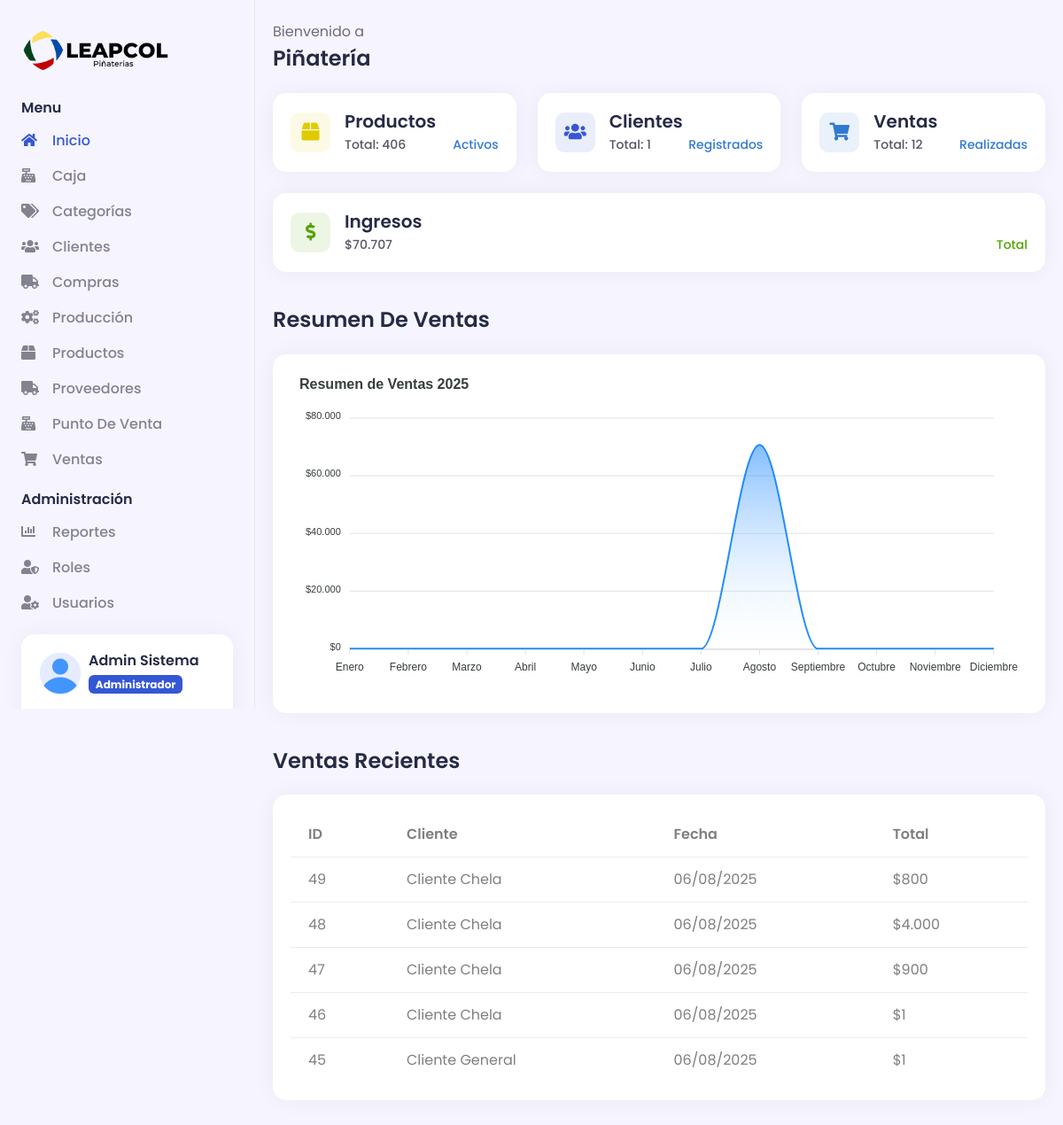
The app's page /dashboard (signed in) with its own data.
### tables this page shows
CREATE TABLE `modulos` (
  `id` int(11) NOT NULL,
  `nombre` varchar(50) NOT NULL,
  `descripcion` varchar(100) DEFAULT NULL,
  `icono` varchar(50) DEFAULT NULL,
  `url` varchar(100) NOT NULL,
  `estado` tinyint(1) NOT NULL DEFAULT 1
);

CREATE TABLE `ventas` (
  `id` int(11) NOT NULL,
  `cliente_id` int(11) DEFAULT NULL,
  `fecha_venta` datetime NOT NULL,
  `subtotal` decimal(10,2) NOT NULL DEFAULT 0.00,
  `impuestos` decimal(10,2) NOT NULL DEFAULT 0.00,
  `descuentos` decimal(10,2) NOT NULL DEFAULT 0.00,
  `total` decimal(10,2) NOT NULL DEFAULT 0.00,
  `pago_con` decimal(10,2) DEFAULT NULL,
  `cambio` decimal(10,2) DEFAULT NULL,
  `costo_total` decimal(10,2) NOT NULL DEFAULT 0.00,
  `ganancia` decimal(10,2) NOT NULL DEFAULT 0.00,
  `metodo_pago` tinyint(1) NOT NULL DEFAULT 1,
  `estado` tinyint(1) NOT NULL DEFAULT 1 COMMENT '1=Completada, 0=Anulada',
  `observaciones` text DEFAULT NULL,
  `usuario_id` int(11) NOT NULL,
  `fecha_creacion` datetime NOT NULL DEFAULT current_timestamp()
);

### Helpers/Helpers.php (called while the page is built, shortened)
<?php
function headerAdmin($data = "")
{
    $view_header = "Views/Template/header.php";
    require_once($view_header);
}
function getUserModules()
{
    require_once "Libraries/Core/Mysql.php";
    $mysql = new Mysql();
    if ($_SESSION['userData']['idrol'] == 1) {
        $sql = "SELECT * FROM modulos WHERE estado = 1 ORDER BY nombre ASC";
        return $mysql->select_all($sql);
    }
    $sql = "SELECT m.* FROM modulos m
            INNER JOIN permisos p ON m.id = p.modulo_id
            WHERE p.rol_id = ? AND m.estado = 1
            ORDER BY m.nombre ASC";
    return $mysql->select_all($sql, [$_SESSION['userData']['idrol']]);
}

### Libraries/Core/Views.php (called while the page is built)
<?php
class Views
{
    public function getView($controller, $view, $data = "")
    {
        $controller = get_class($controller);
        if ($controller == "Home") {
            $view = "Views/" . $view . ".php";
        } else {
            $view = "Views/" . $controller . "/" . $view . ".php";
        }
        require_once $view;
    }
}

### Controllers/Dashboard.php (called while the page is built, shortened)
<?php
require_once "Libraries/Core/Conexion.php";
require_once "Libraries/Core/Mysql.php";
require_once "Libraries/Core/Views.php";
class Dashboard extends AuthController
{
    public function __construct()
    {
        $this->model = new DashboardModel();
    }
    public function index()
    {
        $data['page_tag'] = "Dashboard - " . NOMBRE_EMPRESA;
        $data['page_title'] = "Dashboard";
        $data['page_name'] = "dashboard";
        $data['totalProductos'] = $this->model->getTotalProductos();
        $data['totalClientes'] = $this->model->getTotalClientes();
        $data['totalVentas'] = $this->model->getTotalVentas();
        $data['totalIngresos'] = $this->model->getTotalIngresos();
        $data['ventasRecientes'] = $this->model->getVentasRecientes();
        $data['ventasPorMes'] = $this->model->getVentasPorMes();
        $this->views->getView($this, "dashboard", $data);
    }
}

### index.php (called while the page is built, shortened)
<?php
    require_once "Helpers/Helpers.php";
    $app = new Load();

### Libraries/Core/Conexion.php (called while the page is built)
<?php
class Conexion
{
    private $conect;
    public function __construct()
    {
        $connectionString = "mysql:host=" . DB_HOST . ";dbname=" . DB_NAME . ";charset=" . DB_CHARSET;
        try {
            $this->conect = new PDO($connectionString, DB_USER, DB_PASSWORD);
            $this->conect->setAttribute(PDO::ATTR_ERRMODE, PDO::ERRMODE_EXCEPTION);
        } catch (PDOException $e) {
            error_log("Error de conexión a la base de datos: " . $e->getMessage());
            throw new Exception("Error de conexión a la base de datos. Por favor, contacte al administrador.");
        }
    }
    public function conect()
    {
        return $this->conect;
    }
}

### Libraries/Core/Mysql.php (called while the page is built, shortened)
<?php
class Mysql extends Conexion
{
    private $conexion;
    public function __construct()
    {
        $this->conexion = new Conexion();
        $this->conexion = $this->conexion->conect();
    }
    public function select_all(string $query, array $arrValues = [])
    {
        try {
            $this->strquery = $query;
            $this->arrValues = $arrValues;
            $result = $this->conexion->prepare($this->strquery);
            $result->execute($this->arrValues);
            $data = $result->fetchall(PDO::FETCH_ASSOC);
            return $data;
        } catch (PDOException $e) {
            error_log("Error en select_all: " . $e->getMessage());
            return [];
        }
    }
}

### Models/DashboardModel.php (called while the page is built, shortened)
<?php
class DashboardModel extends Mysql
{
    public function getVentasRecientes()
    {
        $sql = "SELECT v.id,
                       COALESCE(CONCAT(c.nombre, ' ', c.apellido), 'Cliente General') as cliente,
                       v.fecha_venta,
                       v.total
                FROM ventas v
                LEFT JOIN clientes c ON v.cliente_id = c.id
                WHERE v.estado = 1
                ORDER BY v.fecha_venta DESC
                LIMIT 5";
        return $this->select_all($sql);
    }
}

### Views/Dashboard/dashboard.php (the view, shortened to what this page needs)
<?php
    headerAdmin($data);
?>
<div class="d2c_main px-0 px-md-2 py-4">
    <div class="container-fluid">
        <p class="mb-1">Bienvenido a</p>
        <h4 class="mb-4 text-capitalize"><?= NOMBRE_EMPRESA ?></h4>
        <div class="row">
            <div class="col mb-4">
                <div class="card d2c_currency_card_wrapper animate__animated animate__fadeInUp">
                    <div class="card-body d-flex align-items-center">
                        <div>
                            <div class="d2c_coin_icon_wrapper bg-warning text-warning bg-opacity-10 d-flex align-items-center justify-content-center me-3">
                                <i class="fas fa-box"></i>
                            </div>
                        </div>
                        <div class="w-100">
                            <h5 class="mb-1">Productos</h5>
                            <div class="d-flex justify-content-between">
                                <p class="mb-0">Total: <?= $data['totalProductos'] ?></p>
                                <p class="mb-0 text-info">Activos</p>
                            </div>
                        </div>
                    </div>
                </div>
            </div>
            <div class="col mb-4">
                <div class="card d2c_currency_card_wrapper animate__animated animate__fadeInUp">
                    <div class="card-body d-flex align-items-center">
                        <div>
                            <div class="d2c_coin_icon_wrapper bg-primary text-primary bg-opacity-10 d-flex align-items-center justify-content-center me-3">
                                <i class="fas fa-users"></i>
                            </div>
                        </div>
                        <div class="w-100">
                            <h5 class="mb-1">Clientes</h5>
                            <div class="d-flex justify-content-between">
                                <p class="mb-0">Total: <?= $data['totalClientes'] ?></p>
                                <p class="mb-0 text-info">Registrados</p>
                            </div>
                        </div>
                    </div>
                </div>
            </div>
            <div class="col mb-4">
                <div class="card d2c_currency_card_wrapper animate__animated animate__fadeInUp">
                    <div class="card-body d-flex align-items-center">
                        <div>
                            <div class="d2c_coin_icon_wrapper bg-info text-info bg-opacity-10 d-flex align-items-center justify-content-center me-3">
                                <i class="fas fa-shopping-cart"></i>
                            </div>
                        </div>
                        <div class="w-100">
                            <h5 class="mb-1">Ventas</h5>
                            <div class="d-flex justify-content-between">
                                <p class="mb-0">Total: <?= $data['totalVentas'] ?></p>
                                <p class="mb-0 text-info">Realizadas</p>
                            </div>
                        </div>
                    </div>
                </div>
            </div>
            <div class="col mb-4">
                <div class="card d2c_currency_card_wrapper animate__animated animate__fadeInUp">
                    <div class="card-body d-flex align-items-center">
                        <div>
                            <div class="d2c_coin_icon_wrapper bg-success text-success bg-opacity-10 d-flex align-items-center justify-content-center me-3">
                                <i class="fas fa-dollar-sign"></i>
                            </div>
                        </div>
                        <div class="w-100">
                            <h5 class="mb-1">Ingresos</h5>
                            <div class="d-flex justify-content-between">
                                <p class="mb-0">$<?= number_format($data['totalIngresos'], 0, ',', '.') ?></p>
                                <p class="mb-0 text-success">Total</p>
                            </div>
                        </div>
                    </div>
                </div>
            </div>
        </div>
        <div class="row">
            <div class="col-xxl-7 mb-4">
                <h4 class="mb-4 text-capitalize mt-3">Resumen de Ventas</h4>
                <div class="card">
                    <div class="card-body">
                        <div id="d2c_dashboard_lineChart"></div>
                    </div>
                </div>
            </div>
            <div class="col-xxl-5 mb-4">
                <h4 class="mb-4 text-capitalize mt-3">Ventas Recientes</h4>
                <div class="card">
                    <div class="card-body">
                        <div class="table-responsive">
                            <table class="table mb-0">
                                <thead>
                                    <tr>
                                        <th>ID</th>
                                        <th>Cliente</th>
                                        <th>Fecha</th>
                                        <th>Total</th>
                                    </tr>
                                </thead>
                                <tbody>
                                    <?php if(!empty($data['ventasRecientes'])): ?>
                                        <?php foreach($data['ventasRecientes'] as $venta): ?>
                                        <tr>
                                            <td><?= $venta['id'] ?></td>
                                            <td><?= $venta['cliente'] ?></td>
                                            <td><?= date('d/m/Y', strtotime($venta['fecha_venta'])) ?></td>
                                            <td>$<?= number_format($venta['total'], 0, ',', '.') ?></td>
                                        </tr>
                                        <?php endforeach; ?>
                                    <?php else: ?>
                                        <tr>
                                            <td colspan="4" class="text-center">No hay ventas registradas</td>
                                        </tr>
                                    <?php endif; ?>
                                </tbody>
                            </table>
                        </div>
                    </div>
                </div>
            </div>
        </div>
    </div>
</div>

### Views/Template/navbar.php (shortened to what this page needs)
<div class="d2c_sidebar offcanvas-lg offcanvas-start p-4" tabindex="-1" id="d2c_sidebar">
    <div class="d-flex flex-column">
        <a href="<?= BASE_URL ?>dashboard" class="brand-icon">
            <img class="navbar-brand" src="<?= BASE_URL ?>assets/images/logo/logo.png" alt="logo">
        </a>
        <ul class="navbar-nav flex-grow-1">
            <li class="nav-item">
                <h6 class="d2c_nav_title">Menu</h6>
                <ul class="sub-menu">
                    <li class="nav-item <?= (isset($data['page_name']) && $data['page_name'] == 'dashboard') ? 'active' : '' ?>">
                        <a class="sub-menu-link" href="<?= BASE_URL ?>dashboard">
                            <span class="d2c_icon">
                                <i class="fas fa-home"></i>
                            </span>
                            <span> Inicio </span>
                        </a>
                    </li>
                    <?php
                    $userModules = getUserModules();
                    $mainModules = ['categorias', 'productos', 'produccion', 'clientes', 'proveedores', 'compras', 'pos', 'ventas', 'caja'];
                    foreach($userModules as $module):
                        if(in_array($module['url'], $mainModules)):
                    ?>
                    <li class="nav-item <?= (isset($data['page_name']) && $data['page_name'] == $module['url']) ? 'active' : '' ?>">
                        <a class="sub-menu-link" href="<?= BASE_URL ?><?= $module['url'] ?>">
                            <span class="d2c_icon">
                                <i class="<?= $module['icono'] ?>"></i>
                            </span>
                            <span> <?= $module['nombre'] ?> </span>
                        </a>
                    </li>
                    <?php
                        endif;
                    endforeach;
                    ?>
                </ul>
            </li>
            <?php
            $adminModules = ['usuarios', 'roles', 'reportes'];
            $hasAdminModules = false;
            foreach($userModules as $module) {
                if(in_array($module['url'], $adminModules)) {
                    $hasAdminModules = true;
                    break;
                }
            }
            if($hasAdminModules):
            ?>
            <li class="nav-item">
                <h6 class="d2c_nav_title">Administración</h6>
                <ul class="sub-menu collapse show" id="admin">
                    <?php
                    foreach($userModules as $module):
                        if(in_array($module['url'], $adminModules)):
                    ?>
                    <li class="nav-item <?= (isset($data['page_name']) && $data['page_name'] == $module['url']) ? 'active' : '' ?>">
                        <a class="sub-menu-link" href="<?= BASE_URL ?><?= $module['url'] ?>">
                            <span class="d2c_icon">
                                <i class="<?= $module['icono'] ?>"></i>
                            </span>
                            <span> <?= $module['nombre'] ?> </span>
                        </a>
                    </li>
                    <?php
                        endif;
                    endforeach;
                    ?>
                </ul>
            </li>
            <?php endif; ?>
        </ul>
        <div class="card d2c_switch_card">
            <div class="card-body">
                <ul class="navbar-nav">
                    <li class="nav-item clearfix mb-4">
                        <div class="float-start me-2">
                            <a href="<?= BASE_URL ?>perfil"><img class="w-100 rounded" src="<?= BASE_URL ?>assets/images/avatar/user.png" alt="Profile Image" style="height: 3rem; width: 3rem; object-fit: cover"></a>
                        </div>
                        <div class="float-start">
                            <h6 class="mb-1"><a href="<?= BASE_URL ?>perfil">
                                <?php if(isset($_SESSION['userData'])): ?>
                                    <?= $_SESSION['userData']['nombre'] . ' ' . $_SESSION['userData']['apellido'] ?>
                                <?php else: ?>
                                    Usuario
                                <?php endif; ?>
                            </a></h6>
                            <p class="mb-0 badge bg-primary text-white">
                                <?php if(isset($_SESSION['userData'])): ?>
                                    <?= $_SESSION['userData']['nombrerol'] ?>
                                <?php else: ?>
                                    Sin rol
                                <?php endif; ?>
                            </p>
                        </div>
                    </li>
                </ul>
            </div>
        </div>
    </div>
</div>

### records on screen
modulos: nombre "Caja"
modulos: nombre "Categorías"
modulos: nombre "Clientes"
modulos: nombre "Compras"
modulos: nombre "Producción"
modulos: nombre "Productos"
modulos: nombre "Proveedores"
modulos: nombre "Punto De Venta"
modulos: nombre "Ventas"
modulos: nombre "Reportes"
modulos: nombre "Roles"
modulos: nombre "Usuarios"
ventas: id "49", cliente "Cliente Chela", fecha_venta "06/08/2025", total "800"
ventas: id "48", cliente "Cliente Chela", fecha_venta "06/08/2025", total "4.000"
ventas: id "47", cliente "Cliente Chela", fecha_venta "06/08/2025", total "900"
ventas: id "46", cliente "Cliente Chela", fecha_venta "06/08/2025", total "1"
ventas: id "45", cliente "Cliente General", fecha_venta "06/08/2025", total "1"

### other values on screen
$_SESSION['userData']['nombre'] "Admin"
$_SESSION['userData']['apellido'] "Sistema"
$_SESSION['userData']['nombrerol'] "Administrador"
NOMBRE_EMPRESA "Piñatería"
$data['totalProductos'] "406"
$data['totalClientes'] "1"
$data['totalVentas'] "12"
$data['totalIngresos'] "70.707"
